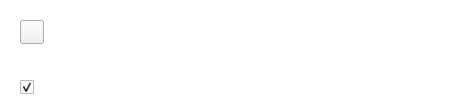
<?xml version="1.0" encoding="UTF-8"?>
<ui version="4.0">
 <class>DuplicatedNodeDialog</class>
 <widget class="QDialog" name="DuplicatedNodeDialog">
  <property name="geometry">
   <rect>
    <x>0</x>
    <y>0</y>
    <width>450</width>
    <height>107</height>
   </rect>
  </property>
  <property name="sizePolicy">
   <sizepolicy hsizetype="Fixed" vsizetype="Fixed">
    <horstretch>0</horstretch>
    <verstretch>0</verstretch>
   </sizepolicy>
  </property>
  <property name="minimumSize">
   <size>
    <width>450</width>
    <height>0</height>
   </size>
  </property>
  <property name="maximumSize">
   <size>
    <width>450</width>
    <height>16777215</height>
   </size>
  </property>
  <property name="windowTitle">
   <string notr="true"/>
  </property>
  <property name="styleSheet">
   <string notr="true">#DuplicatedNodeDialog {
background-color: #FFFFFF; /*colorToken.page-background*/
}

#lDescriptionFileExists
{
 color: #303233; /*colorToken.text-primary*/
}

#cbApplyToAll
{
 color: #3D3D3D;/*colorToken.text-primary*/
}</string>
  </property>
  <property name="TOKENIZED" stdset="0">
   <bool>true</bool>
  </property>
  <layout class="QVBoxLayout" name="verticalLayout">
   <property name="spacing">
    <number>0</number>
   </property>
   <property name="sizeConstraint">
    <enum>QLayout::SetFixedSize</enum>
   </property>
   <property name="leftMargin">
    <number>0</number>
   </property>
   <property name="topMargin">
    <number>0</number>
   </property>
   <property name="rightMargin">
    <number>0</number>
   </property>
   <property name="bottomMargin">
    <number>0</number>
   </property>
   <item>
    <widget class="QWidget" name="wTitleHeader" native="true">
     <layout class="QHBoxLayout" name="horizontalLayout">
      <property name="spacing">
       <number>12</number>
      </property>
      <property name="leftMargin">
       <number>20</number>
      </property>
      <property name="topMargin">
       <number>20</number>
      </property>
      <property name="rightMargin">
       <number>12</number>
      </property>
      <property name="bottomMargin">
       <number>24</number>
      </property>
      <item>
       <widget class="IconLabel" name="lIcon">
        <property name="minimumSize">
         <size>
          <width>24</width>
          <height>24</height>
         </size>
        </property>
        <property name="maximumSize">
         <size>
          <width>24</width>
          <height>24</height>
         </size>
        </property>
        <property name="text">
         <string notr="true"/>
        </property>
        <property name="icon">
         <iconset>
          <normaloff>:/images/alert_triangle.svg</normaloff>:/images/alert_triangle.svg</iconset>
        </property>
        <property name="iconSize">
         <size>
          <width>24</width>
          <height>24</height>
         </size>
        </property>
       </widget>
      </item>
      <item>
       <widget class="QLabel" name="lDescriptionFileExists">
        <property name="sizePolicy">
         <sizepolicy hsizetype="Expanding" vsizetype="Preferred">
          <horstretch>0</horstretch>
          <verstretch>0</verstretch>
         </sizepolicy>
        </property>
        <property name="text">
         <string/>
        </property>
        <property name="textFormat">
         <enum>Qt::RichText</enum>
        </property>
       </widget>
      </item>
     </layout>
    </widget>
   </item>
   <item>
    <widget class="QWidget" name="nodeItemsContainer" native="true">
     <property name="sizePolicy">
      <sizepolicy hsizetype="Preferred" vsizetype="Expanding">
       <horstretch>0</horstretch>
       <verstretch>0</verstretch>
      </sizepolicy>
     </property>
     <property name="minimumSize">
      <size>
       <width>450</width>
       <height>0</height>
      </size>
     </property>
     <property name="maximumSize">
      <size>
       <width>450</width>
       <height>16777215</height>
      </size>
     </property>
     <layout class="QVBoxLayout" name="nodeItemsLayout">
      <property name="spacing">
       <number>11</number>
      </property>
      <property name="leftMargin">
       <number>0</number>
      </property>
      <property name="topMargin">
       <number>0</number>
      </property>
      <property name="rightMargin">
       <number>0</number>
      </property>
      <property name="bottomMargin">
       <number>0</number>
      </property>
     </layout>
    </widget>
   </item>
   <item>
    <spacer name="verticalSpacer">
     <property name="orientation">
      <enum>Qt::Vertical</enum>
     </property>
     <property name="sizeType">
      <enum>QSizePolicy::Fixed</enum>
     </property>
     <property name="sizeHint" stdset="0">
      <size>
       <width>0</width>
       <height>12</height>
      </size>
     </property>
    </spacer>
   </item>
   <item>
    <spacer name="verticalSpacer_2">
     <property name="orientation">
      <enum>Qt::Vertical</enum>
     </property>
     <property name="sizeType">
      <enum>QSizePolicy::Preferred</enum>
     </property>
     <property name="sizeHint" stdset="0">
      <size>
       <width>0</width>
       <height>0</height>
      </size>
     </property>
    </spacer>
   </item>
   <item>
    <widget class="QWidget" name="wApplyToAll" native="true">
     <layout class="QHBoxLayout" name="horizontalLayout_2">
      <property name="spacing">
       <number>0</number>
      </property>
      <property name="leftMargin">
       <number>20</number>
      </property>
      <property name="topMargin">
       <number>0</number>
      </property>
      <property name="rightMargin">
       <number>0</number>
      </property>
      <property name="bottomMargin">
       <number>12</number>
      </property>
      <item>
       <widget class="QCheckBox" name="cbApplyToAll">
        <property name="layoutDirection">
         <enum>Qt::LeftToRight</enum>
        </property>
        <property name="text">
         <string/>
        </property>
        <property name="checked">
         <bool>true</bool>
        </property>
        <property name="type" stdset="0">
         <string notr="true">mega</string>
        </property>
       </widget>
      </item>
     </layout>
    </widget>
   </item>
  </layout>
 </widget>
 <customwidgets>
  <customwidget>
   <class>IconLabel</class>
   <extends>QToolButton</extends>
   <header>TokenizableItems/IconLabel.h</header>
  </customwidget>
 </customwidgets>
 <resources/>
 <connections/>
</ui>
